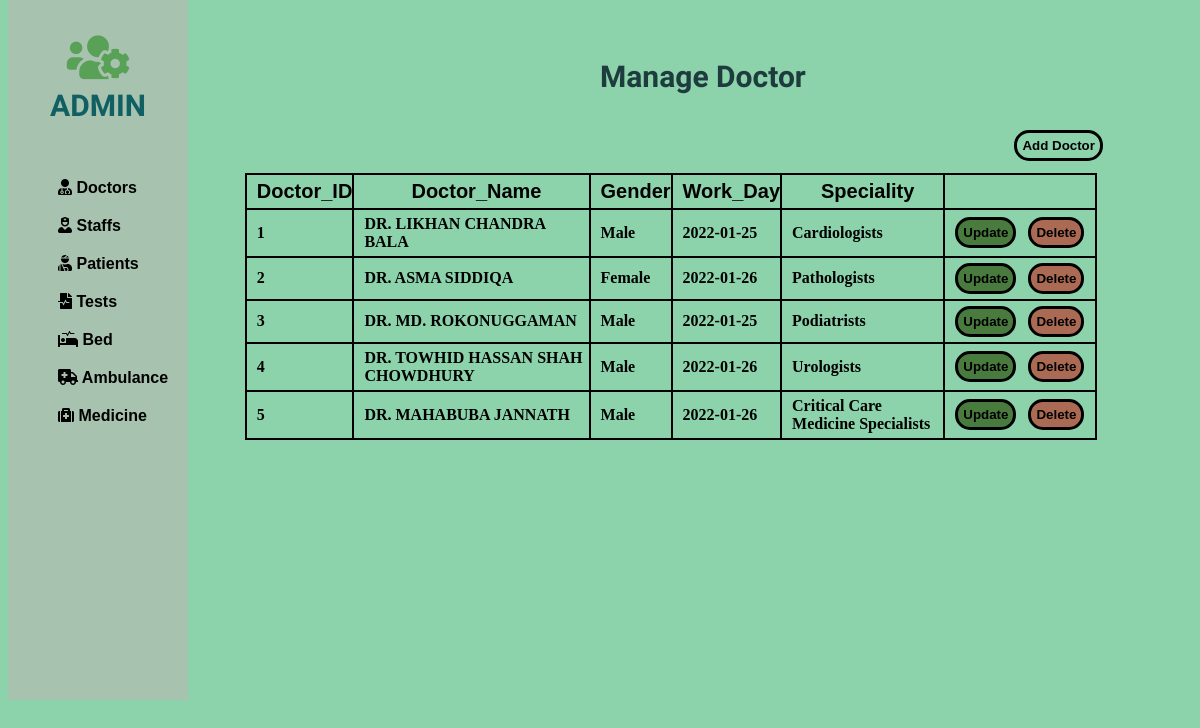
/php/doctor.php, run on the app's committed database.
### tables this page shows
CREATE TABLE IF NOT EXISTS `doctor` (
  `D_ID` int(11) NOT NULL AUTO_INCREMENT,
  `D_Name` varchar(225) NOT NULL,
  `Gender` enum('Male','Female','Others') NOT NULL,
  `Work_Day` date NOT NULL,
  `Speciality` varchar(225) NOT NULL,
  PRIMARY KEY (`D_ID`),
  UNIQUE KEY `D_ID` (`D_ID`)
);

### php/doctor.php (the view, shortened to what this page needs)
<!DOCTYPE html>
<html lang="en">
<head>
    <link rel="stylesheet" href="https://use.fontawesome.com/releases/v5.15.4/css/all.css"
>
    <link rel="stylesheet" href="https://use.fontawesome.com/releases/v5.15.4/css/all.css">
</head>
<body>
    <div class="slidebar">
        <header>
            <span>
                <i class="fas fa-users-cog"></i><br>
            </span>
            ADMIN
        </header>
        <ul>
            <li>
                <a href="/php/Doctor/doctor.php"><i class="fas fa-user-md"></i> Doctors</a>
            </li>
            <li>
                <a href="/php/staff/staff.php"><i class="fas fa-user-nurse"></i> Staffs</a>
            </li>
            <li>
                <a href="/php/patient/patient.php"><i class="fas fa-user-injured"></i> Patients</a>
            </li>
            <li>
                <a href="/php/test/test.php"><i class="fas fa-file-medical-alt"></i> Tests</a>
            </li>
            <li>
                <a href="/php/bed/bed.php"><i class="fas fa-procedures"></i> Bed</a>
            </li>
            <li>
                <a href="/php/Ambulence/ambulence.php"><i class="fas fa-ambulance"></i> Ambulance</a>
            </li>
            <li>
                <a href="/php/medicine/medicine.php"><i class="fas fa-medkit"></i> Medicine</a>
            </li>
        </ul>
    </div>
    <div class="container">
        <div class="row">
            <div style="margin-left: 50%; margin-top: 5%;">
                <h2>Manage <b>Doctor</b></h2>
            </div>
            <div style="margin-left: 85%; margin-top: 3%;">
                <button class="docadd"><a href="/php/Doctor/add-doctor.php">Add Doctor</a></button>
            </div>
        </div>
    </div>
    <div class="card-body">
        <div style="margin-left: 20%; margin-top: 1%;">
            <table id="dataTable" width="90%" cellspacing="10">
                <thead>
                    <tr>
                        <th>Doctor_ID</th>
                        <th>Doctor_Name</th>
                        <th>Gender</th>
                        <th>Work_Day</th>
                        <th>Speciality</th>
                    </tr>
                </thead>
                <tbody>
                    <?php
                    include 'db_conn.php';
                    $D_ID = 0;
                    $sql = " SELECT D_ID,D_Name,Gender,Work_Day,Speciality FROM doctor LIMIT 5";
                    $query = mysqli_query($conn, $sql);
                    while ($Patient_data = mysqli_fetch_array($query)) {
                        $D_ID = $D_ID + 1;
                    ?>
                        <tr>
                            <td><b><?php echo $D_ID  ?></b></td>
                            <td><?php echo $Patient_data['D_Name'];  ?></td>
                            <td><?php echo $Patient_data['Gender'];  ?></td>
                            <td><?php echo $Patient_data['Work_Day'];  ?></td>
                            <td><?php echo $Patient_data['Speciality'];  ?></td>
                            <td style="width: 140px;">
                                <button class="tabbutton" style="background:      rgba(59, 104, 39, 0.819 );"> <a href="update-data.php?ID=<?php echo $Patient_data['D_ID'];  ?>" class="btn btn-success"><b>Update</b></a></button> &nbsp;
                                <button class="tabbutton" style="background:      rgba(178, 83, 64, 0.819);"><a href="/php/Doctor/delete-doctor.php?ID=<?php echo $Patient_data['D_ID']; ?>" class="btn btn-danger"><b>Delete</b></a></button>
                            </td>
                        </tr>
                    <?php
                    }
                    ?>
                </tbody>
            </table>
        </div>
    </div>
</body>
</html>

### php/doctor.php (style rules this page uses)
.slidebar { border: 20px; width: 15%; height: 700px; position: fixed; top: 0px; background-color: rgba(195, 179, 179, 0.493); }
.slidebar header { padding: 30px 10px; text-align: center; font-family: 'Mochiy Pop P One', sans-serif; font-size: 30px; font-weight: bolder; color: rgb(16, 95, 98); }
.slidebar header span { font-size: 50px; color: rgb(89, 161, 87); }
.slidebar ul li { list-style: none; padding: 10px; font-family: 'Lucida Sans', 'Lucida Sans Regular', 'Lucida Grande', 'Lucida Sans Unicode', Geneva, Verdana, sans-serif; font-weight: bolder; }
.slidebar ul li a { text-decoration: none; }
body { background-color: #8CD2AB; }
table, th, td { border: 2px solid black; border-collapse: collapse; font-weight: bold; padding: 5px 0px 5px 10px; }
.row h2 { font-family: 'Mochiy Pop P One', sans-serif; font-size: 30px; color: rgb(30,60,62) }
table th { font-size: 20px; font-family: sans-serif; }
.docadd { background: none; border: solid black 3px; padding: 5px; border-radius: 15px; }
a { text-decoration: none; color: black; font-weight: bold; }
.tabbutton { background: none; border: solid black 3px; padding: 5px; border-radius: 15px; }
.row h2 { font-family: 'Mochiy Pop P One', sans-serif; font-size: 30px; color: rgb(30, 60, 62) }

### data on the page
doctor: D_Name "DR. LIKHAN CHANDRA BALA", Gender "Male", Work_Day "2022-01-25", Speciality "Cardiologists"
doctor: D_Name "DR. ASMA SIDDIQA", Gender "Female", Work_Day "2022-01-26", Speciality "Pathologists"
doctor: D_Name "DR. MD. ROKONUGGAMAN", Gender "Male", Work_Day "2022-01-25", Speciality "Podiatrists"
doctor: D_Name "DR. TOWHID HASSAN SHAH CHOWDHURY", Gender "Male", Work_Day "2022-01-26", Speciality "Urologists"
doctor: D_Name "DR. MAHABUBA JANNATH", Gender "Male", Work_Day "2022-01-26", Speciality "Critical Care Medicine Specialists"
